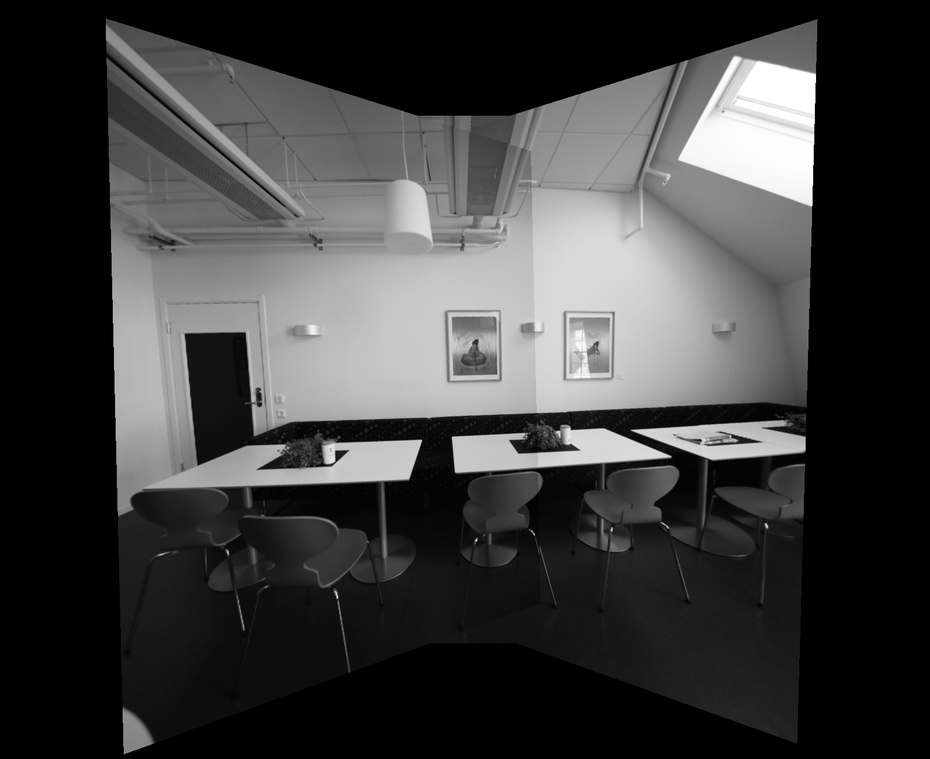
#> input picture output_homography.png, 930 x 759 px, shrunk from 1608 x 1312 before the run
$ python main.py 3 output_homography.png output_homography_lpb.png output_cylindrical.png out.png   (Python 2 division)
#> lines starting #> are read from the running program, lines starting #| are printed output that depends on the picture
# Instructions:
# Do not change the output file names, use the helper functions as you see fit

import os
import sys
import cv2
import numpy as np
import matplotlib.pyplot as plt

# [13 lines left out: function help_message, not called in this run]

'''
Detect, extract and match features between img1 and img2.
Using SIFT as the detector/extractor, but this is inconsequential to the user.

Returns: (pts1, pts2), where ptsN are points on image N.
    The lists are "aligned", i.e. point i in pts1 matches with point i in pts2.

Usage example:
    im1 = cv2.imread("image1.jpg", 0)
    im2 = cv2.imread("image2.jpg", 0)
    (pts1, pts2) = feature_matching(im1, im2)

    plt.subplot(121)
    plt.imshow(im1)
    plt.scatter(pts1[:,:,0],pts1[:,:,1], 0.5, c='r', marker='x')
    plt.subplot(122)
    plt.imshow(im2)
    plt.scatter(pts1[:,:,0],pts1[:,:,1], 0.5, c='r', marker='x')
'''
# [44 lines left out: function feature_matching, not called in this run]

'''
Warp an image from cartesian coordinates (x, y) into cylindrical coordinates (theta, h)
Returns: (image, mask)
Mask is [0,255], and has 255s wherever the cylindrical images has a valid value.
Masks are useful for stitching

Usage example:

    im = cv2.imread("myimage.jpg",0) #grayscale
    h,w = im.shape
    f = 700
    K = np.array([[f, 0, w/2], [0, f, h/2], [0, 0, 1]]) # mock calibration matrix
    imcyl = cylindricalWarpImage(im, K)
'''
# [36 lines left out: function cylindricalWarpImage, not called in this run]

'''
Calculate the geometric transform (only affine or homography) between two images,
based on feature matching and alignment with a robust estimator (RANSAC).

Returns: (M, pts1, pts2, mask)
Where: M    is the 3x3 transform matrix
       pts1 are the matched feature points in image 1
       pts2 are the matched feature points in image 2
       mask is a binary mask over the lists of points that selects the transformation inliers

Usage example:
    im1 = cv2.imread("image1.jpg", 0)
    im2 = cv2.imread("image2.jpg", 0)
    (M, pts1, pts2, mask) = getTransform(im1, im2)

    # for example: transform im1 to im2's plane
    # first, make some room around im2
    im2 = cv2.copyMakeBorder(im2,200,200,500,500, cv2.BORDER_CONSTANT)
    # then transform im1 with the 3x3 transformation matrix
    out = cv2.warpPerspective(im1, M, (im1.shape[1],im2.shape[0]), dst=im2.copy(), borderMode=cv2.BORDER_TRANSPARENT)

    plt.imshow(out, cmap='gray')
    plt.show()
'''
# [29 lines left out: functions getTransform, Perspective_warping, not called in this run]

def Bonus_perspective_warping(img1, img2, img3):

	# Write your codes here
	output_image = img1 # This is dummy output, change it to your output

	# Write out the result
	output_name = sys.argv[5] + "output_homography_lpb.png"
	cv2.imwrite(output_name, output_image)

	return True

# ===================================================
# =============== Cynlindrical Warping ==============
# ===================================================
# [21 lines left out: functions Cylindrical_warping, Bonus_cylindrical_warping, not called in this run]

'''
This exact function will be used to evaluate your results for HW2
Compare your result with master image and get the difference, the grading
criteria is posted on Piazza
'''
# [24 lines left out: function RMSD, not called in this run]

if __name__ == '__main__':
   question_number = -1

   # Validate the input arguments
   if (len(sys.argv) != 6):
      help_message()
      sys.exit()
   else:
      question_number = int(sys.argv[1])
      if (question_number > 4 or question_number < 1):
	 print("Input parameters out of bound ...")
         sys.exit()

   input_image1 = cv2.imread(sys.argv[2], 0)
#> input_image1 is the input picture: shape (759, 930); min 0, max 255, mean 61.7
   input_image2 = cv2.imread(sys.argv[3], 0)
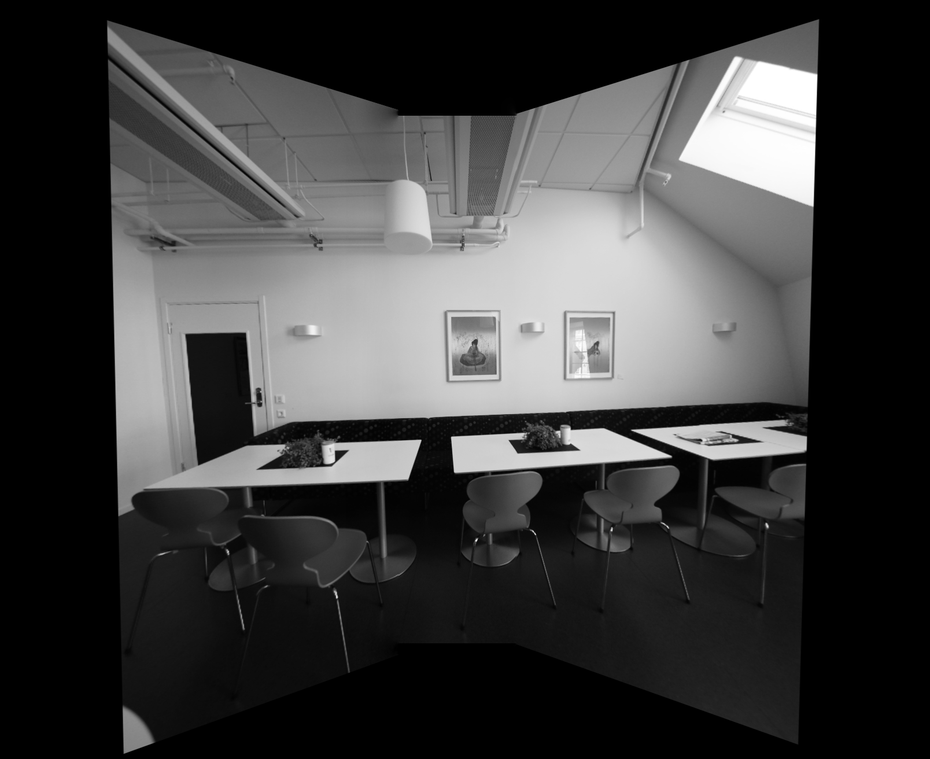
#> input picture output_homography_lpb.png, 930 x 759 px, shrunk from 1608 x 1312 before the run
#> input_image2 is the input picture: shape (759, 930); min 0, max 255, mean 62.1
   input_image3 = cv2.imread(sys.argv[4], 0)
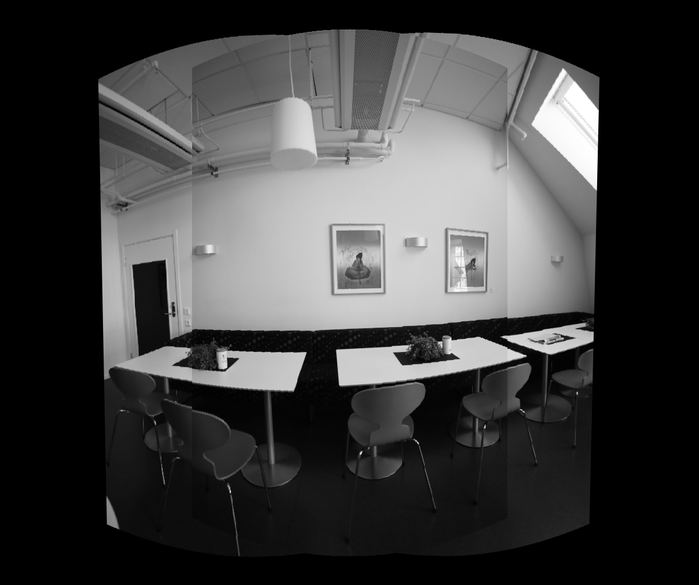
#> input picture output_cylindrical.png, 699 x 585 px, shrunk from 1208 x 1012 before the run
#> input_image3 is the input picture: shape (585, 699); min 0, max 255, mean 63.1

   function_launch = {
   1 : Perspective_warping,
   2 : Cylindrical_warping,
   3 : Bonus_perspective_warping,
   4 : Bonus_cylindrical_warping,
   }

   # Call the function
   #function_launch[question_number]()
   function_launch[question_number](input_image1, input_image2, input_image3)
